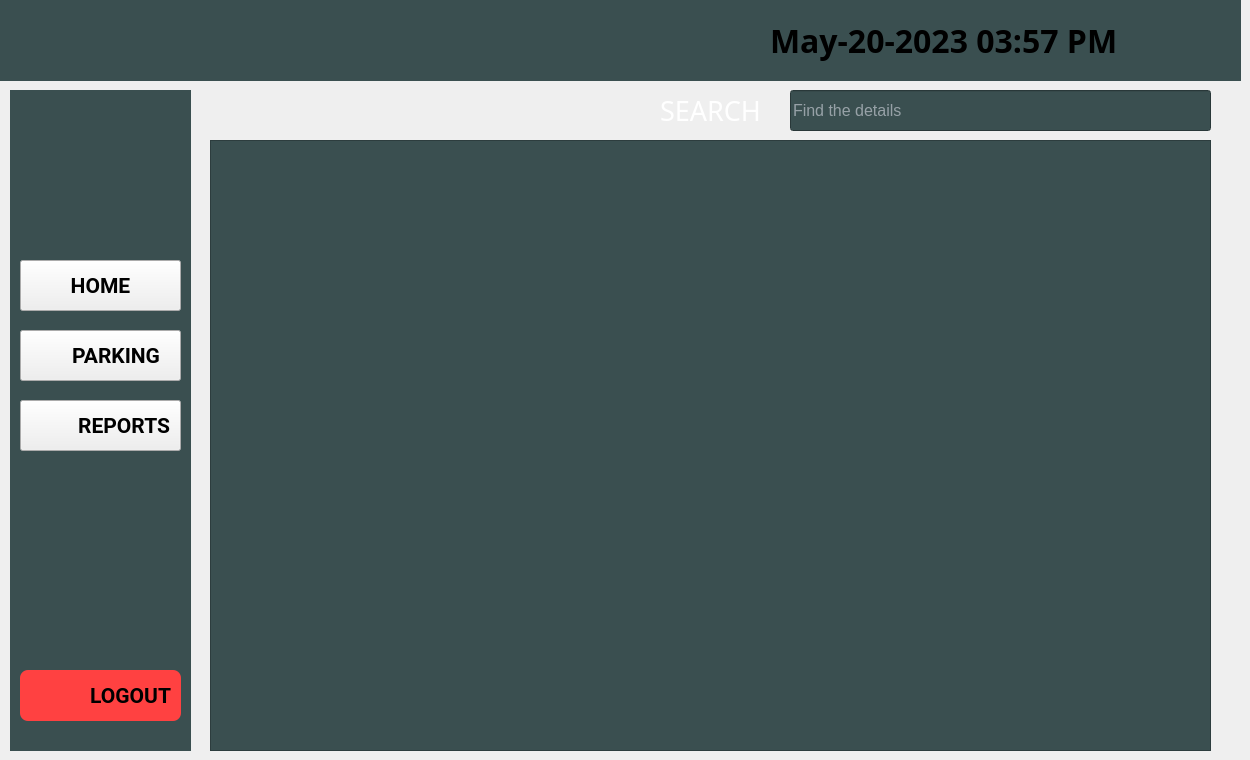
      <widget class="QWidget" name="Reports">
       <attribute name="title">
        <string>Tab 2</string>
       </attribute>
       <widget class="QPushButton" name="pushButton_Home_1">
        <property name="geometry">
         <rect>
          <x>20</x>
          <y>260</y>
          <width>161</width>
          <height>51</height>
         </rect>
        </property>
        <property name="font">
         <font>
          <family>Roboto</family>
          <pointsize>16</pointsize>
          <bold>true</bold>
         </font>
        </property>
        <property name="cursor">
         <cursorShape>PointingHandCursor</cursorShape>
        </property>
        <property name="text">
         <string>HOME</string>
        </property>
       </widget>
       <widget class="QPushButton" name="pushButton_Reports_1">
        <property name="geometry">
         <rect>
          <x>20</x>
          <y>400</y>
          <width>161</width>
          <height>51</height>
         </rect>
        </property>
        <property name="font">
         <font>
          <family>Roboto</family>
          <pointsize>16</pointsize>
          <bold>true</bold>
         </font>
        </property>
        <property name="cursor">
         <cursorShape>PointingHandCursor</cursorShape>
        </property>
        <property name="styleSheet">
         <string notr="true">text-align: right; padding-right: 10px;</string>
        </property>
        <property name="text">
         <string>REPORTS</string>
        </property>
       </widget>
       <widget class="QPushButton" name="pushButton_Parking_1">
        <property name="geometry">
         <rect>
          <x>20</x>
          <y>330</y>
          <width>161</width>
          <height>51</height>
         </rect>
        </property>
        <property name="font">
         <font>
          <family>Roboto</family>
          <pointsize>16</pointsize>
          <bold>true</bold>
         </font>
        </property>
        <property name="cursor">
         <cursorShape>PointingHandCursor</cursorShape>
        </property>
        <property name="styleSheet">
         <string notr="true">text-align: right; padding-right: 20px;</string>
        </property>
        <property name="text">
         <string>PARKING</string>
        </property>
       </widget>
       <widget class="QPushButton" name="pushButton_Exit_1">
        <property name="geometry">
         <rect>
          <x>1190</x>
          <y>20</y>
          <width>34</width>
          <height>30</height>
         </rect>
        </property>
        <property name="cursor">
         <cursorShape>PointingHandCursor</cursorShape>
        </property>
        <property name="styleSheet">
         <string notr="true">QPushButton {
    background-color: rgba(0, 0, 0, 0);
    border: none;
}

QPushButton:hover {
    background-color: rgb(41, 55, 56);
}</string>
        </property>
        <property name="text">
         <string/>
        </property>
        <property name="icon">
         <iconset resource="assets.qrc">
          <normaloff>:/assets/icons/close.png</normaloff>:/assets/icons/close.png</iconset>
        </property>
        <property name="iconSize">
         <size>
          <width>30</width>
          <height>30</height>
         </size>
        </property>
       </widget>
       <widget class="QPushButton" name="pushButton_Logout_3">
        <property name="geometry">
         <rect>
          <x>20</x>
          <y>670</y>
          <width>161</width>
          <height>51</height>
         </rect>
        </property>
        <property name="font">
         <font>
          <family>Roboto</family>
          <pointsize>16</pointsize>
          <bold>true</bold>
         </font>
        </property>
        <property name="cursor">
         <cursorShape>PointingHandCursor</cursorShape>
        </property>
        <property name="styleSheet">
         <string notr="true">QPushButton {
  display: flex;
  align-items: center;
  justify-content: flex-start;
  width: 45px;
  height: 45px;
  border: none;
  border-radius: 50%;
  cursor: pointer;
  position: relative;
  overflow: hidden;
  transition-duration: .3s;
  box-shadow: 2px 2px 10px rgba(0, 0, 0, 0.199);
  text-align: right; padding-right: 20px;
  background-color: rgb(255, 65, 65);
border-radius: 8px;
}

/* plus sign */
QPushButton::sign {
  width: 100%;
  transition-duration: .3s;
  display: flex;
  align-items: center;
  justify-content: center;
}

QPushButton::sign svg {
  width: 17px;
}

QPushButton::sign svg path {
  fill: white;
}
/* text */
QPushButton::text {
  position: absolute;
  right: 0%;
  width: 0%;
  opacity: 0;
  color: white;
  font-size: 1.2em;
  font-weight: 600;
  transition-duration: .3s;
}
/* hover effect on button width */
QPushButton:hover {
  width: 125px;
  border-radius: 40px;
  transition-duration: .3s;
}

QPushButton:hover::sign {
  width: 30%;
  transition-duration: .3s;
  padding-left: 20px;
}
/* hover effect button's text */
QPushButton:hover::text {
  opacity: 1;
  width: 70%;
  transition-duration: .3s;
  padding-right: 10px;
}
/* button click effect*/
QPushButton:active {
  transform: translate(2px ,2px);
}</string>
        </property>
        <property name="text">
         <string>LOGOUT</string>
        </property>
       </widget>
       <widget class="QTableView" name="tableView">
        <property name="geometry">
         <rect>
          <x>210</x>
          <y>140</y>
          <width>1001</width>
          <height>611</height>
         </rect>
        </property>
        <property name="styleSheet">
         <string notr="true">color: rgb(244, 243, 253);
background-color: rgb(58, 79, 80);</string>
        </property>
       </widget>
       <widget class="QLineEdit" name="lineEdit_Table_Search">
        <property name="geometry">
         <rect>
          <x>790</x>
          <y>90</y>
          <width>421</width>
          <height>41</height>
         </rect>
        </property>
        <property name="font">
         <font>
          <pointsize>12</pointsize>
         </font>
        </property>
        <property name="styleSheet">
         <string notr="true">color: rgb(244, 243, 253);
background-color: rgb(58, 79, 80);</string>
        </property>
        <property name="placeholderText">
         <string>Find the details</string>
        </property>
       </widget>
       <widget class="QLabel" name="label_15">
        <property name="geometry">
         <rect>
          <x>0</x>
          <y>0</y>
          <width>1241</width>
          <height>81</height>
         </rect>
        </property>
        <property name="styleSheet">
         <string notr="true">background-color: rgb(58, 79, 80);
background-image: url(:/assets/icons/Picture1.jpg);</string>
        </property>
        <property name="text">
         <string/>
        </property>
       </widget>
       <widget class="QLabel" name="label_16">
        <property name="geometry">
         <rect>
          <x>30</x>
          <y>0</y>
          <width>271</width>
          <height>81</height>
         </rect>
        </property>
        <property name="styleSheet">
         <string notr="true">background-color: transparent;</string>
        </property>
        <property name="text">
         <string/>
        </property>
        <property name="pixmap">
         <pixmap resource="assets.qrc">:/assets/icons/PLM_PARKING_MANAGEMENT_SYSTEM_FINAL__1_-removebg-preview.png</pixmap>
        </property>
        <property name="scaledContents">
         <bool>true</bool>
        </property>
       </widget>
       <widget class="QLabel" name="label_25">
        <property name="geometry">
         <rect>
          <x>40</x>
          <y>100</y>
          <width>111</width>
          <height>121</height>
         </rect>
        </property>
        <property name="styleSheet">
         <string notr="true">background-color: rgb(58, 79, 80);</string>
        </property>
        <property name="text">
         <string/>
        </property>
        <property name="pixmap">
         <pixmap resource="assets.qrc">:/assets/icons/parking-icon.png</pixmap>
        </property>
        <property name="scaledContents">
         <bool>true</bool>
        </property>
       </widget>
       <widget class="QLabel" name="label_26">
        <property name="geometry">
         <rect>
          <x>10</x>
          <y>90</y>
          <width>181</width>
          <height>661</height>
         </rect>
        </property>
        <property name="styleSheet">
         <string notr="true">background-color: rgb(58, 79, 80);</string>
        </property>
        <property name="text">
         <string/>
        </property>
       </widget>
       <widget class="QLabel" name="label_27">
        <property name="geometry">
         <rect>
          <x>30</x>
          <y>270</y>
          <width>31</width>
          <height>31</height>
         </rect>
        </property>
        <property name="styleSheet">
         <string notr="true">background-color: transparent;</string>
        </property>
        <property name="text">
         <string/>
        </property>
        <property name="pixmap">
         <pixmap resource="assets.qrc">:/assets/icons/white-home-icon-png-21.jpg</pixmap>
        </property>
        <property name="scaledContents">
         <bool>true</bool>
        </property>
       </widget>
       <widget class="QLabel" name="label_28">
        <property name="geometry">
         <rect>
          <x>30</x>
          <y>340</y>
          <width>31</width>
          <height>31</height>
         </rect>
        </property>
        <property name="styleSheet">
         <string notr="true">background-color: transparent;</string>
        </property>
        <property name="text">
         <string/>
        </property>
        <property name="pixmap">
         <pixmap resource="assets.qrc">:/assets/icons/210-2102230_insurance-agency-church-auto-renter-s-insurance-white-removebg-preview.png</pixmap>
        </property>
        <property name="scaledContents">
         <bool>true</bool>
        </property>
       </widget>
       <widget class="QLabel" name="label_29">
        <property name="geometry">
         <rect>
          <x>30</x>
          <y>410</y>
          <width>31</width>
          <height>31</height>
         </rect>
        </property>
        <property name="styleSheet">
         <string notr="true">background-color: transparent;</string>
        </property>
        <property name="text">
         <string/>
        </property>
        <property name="pixmap">
         <pixmap>:/assets/icons/png-transparent-computer-icons-iconfinder-report-icons-no-attribution-miscellaneous-angle-text-removebg-preview.png</pixmap>
        </property>
        <property name="scaledContents">
         <bool>true</bool>
        </property>
       </widget>
       <widget class="QLabel" name="label_30">
        <property name="geometry">
         <rect>
          <x>40</x>
          <y>680</y>
          <width>31</width>
          <height>31</height>
         </rect>
        </property>
        <property name="styleSheet">
         <string notr="true">background-color: rgb(255, 65, 65);</string>
        </property>
        <property name="text">
         <string/>
        </property>
        <property name="pixmap">
         <pixmap resource="assets.qrc">:/assets/icons/logout-icon-png-3.jpg</pixmap>
        </property>
        <property name="scaledContents">
         <bool>true</bool>
        </property>
       </widget>
       <widget class="QLabel" name="label_10">
        <property name="geometry">
         <rect>
          <x>660</x>
          <y>90</y>
          <width>121</width>
          <height>41</height>
         </rect>
        </property>
        <property name="font">
         <font>
          <family>Bebas</family>
          <pointsize>20</pointsize>
         </font>
        </property>
        <property name="styleSheet">
         <string notr="true">color: rgb(255, 255, 255);
background-color: transparent;</string>
        </property>
        <property name="text">
         <string>SEARCH</string>
        </property>
       </widget>
       <widget class="QLabel" name="label_Date_2">
        <property name="geometry">
         <rect>
          <x>770</x>
          <y>20</y>
          <width>411</width>
          <height>41</height>
         </rect>
        </property>
        <property name="font">
         <font>
          <family>Rockwell</family>
          <pointsize>24</pointsize>
          <bold>true</bold>
         </font>
        </property>
        <property name="styleSheet">
         <string notr="true">background-color: transparent;</string>
        </property>
        <property name="text">
         <string>May-20-2023 03:57 PM</string>
        </property>
       </widget>
       <zorder>label_26</zorder>
       <zorder>label_15</zorder>
       <zorder>pushButton_Home_1</zorder>
       <zorder>pushButton_Reports_1</zorder>
       <zorder>pushButton_Parking_1</zorder>
       <zorder>pushButton_Exit_1</zorder>
       <zorder>pushButton_Logout_3</zorder>
       <zorder>tableView</zorder>
       <zorder>lineEdit_Table_Search</zorder>
       <zorder>label_16</zorder>
       <zorder>label_25</zorder>
       <zorder>label_27</zorder>
       <zorder>label_28</zorder>
       <zorder>label_29</zorder>
       <zorder>label_30</zorder>
       <zorder>label_10</zorder>
       <zorder>label_Date_2</zorder>
      </widget>
